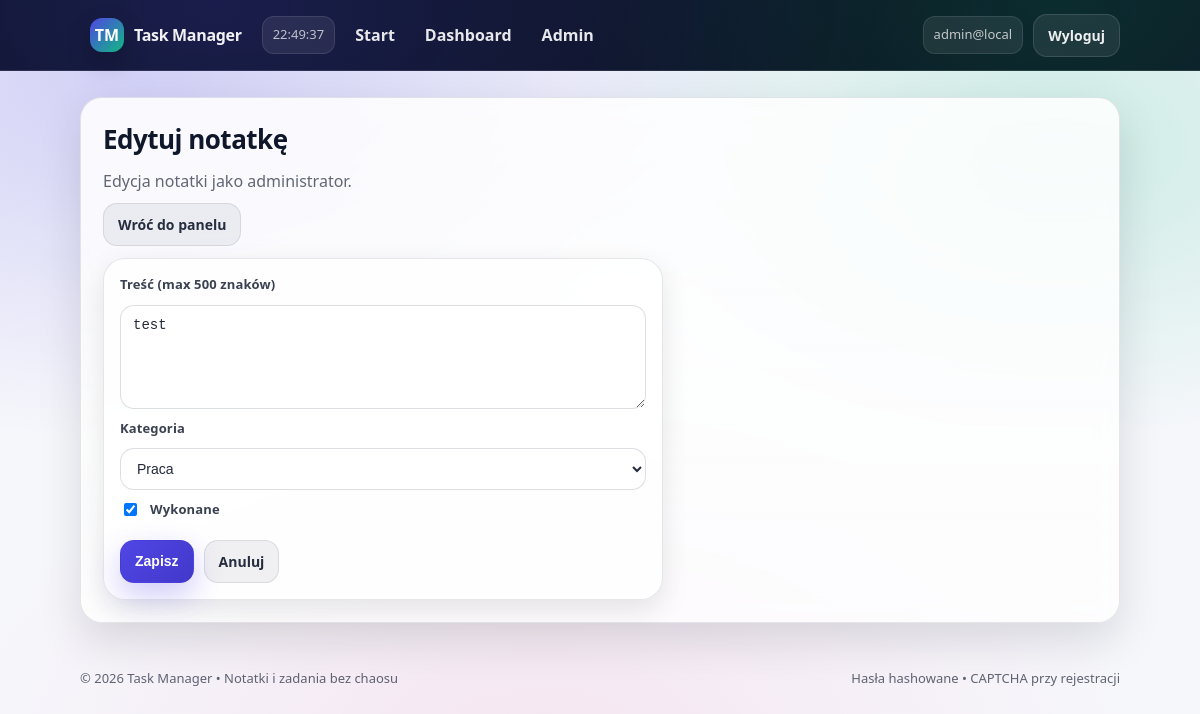
Screenshot of /admin/notes/1/edit (signed in) with the database file from the repository.
### app/models/user.py (models this page shows, shortened)
class User(db.Model, UserMixin):
    __tablename__ = "users"
    id = db.Column(db.Integer, primary_key=True)
    email = db.Column(db.String(120), unique=True, nullable=False)
    password_hash = db.Column(db.String(255), nullable=False)
    role = db.Column(db.String(20), nullable=False, default="user")
    notes = db.relationship(
        "Note",
        back_populates="owner",
        cascade="all, delete-orphan",
        foreign_keys="Note.user_id",
    )
    @property
    def is_admin(self) -> bool:
        return self.role == "admin"

### app/models/note.py (models this page shows, shortened)
class Note(db.Model):
    __tablename__ = "notes"
    id = db.Column(db.Integer, primary_key=True)
    content = db.Column(db.String(500), nullable=False)
    category = db.Column(db.String(20), nullable=False, default="Praca")
    is_done = db.Column(db.Boolean, nullable=False, default=False)
    created_at = db.Column(db.DateTime, nullable=False, default=datetime.utcnow)
    updated_at = db.Column(db.DateTime, nullable=False, default=datetime.utcnow, onupdate=datetime.utcnow)
    user_id = db.Column(db.Integer, db.ForeignKey("users.id"), nullable=False)
    owner = db.relationship("User", back_populates="notes", foreign_keys=[user_id])
    author_id = db.Column(db.Integer, db.ForeignKey("users.id"), nullable=False)
    author = db.relationship("User", foreign_keys=[author_id])

### app/controllers/admin_controller.py (the view, shortened to what this page needs)
@admin_bp.route("/admin/notes/<int:note_id>/edit", methods=["GET", "POST"])
@login_required
@admin_required
def edit_note(note_id: int):
    note = Note.query.get_or_404(note_id)
    return render_template(
        "admin_edit_note.html",
        note=note,
        categories=["Praca", "Studia"],
    )

### app/utils.py (called while the page is built)
def admin_required(view_func):
    @wraps(view_func)
    def wrapper(*args, **kwargs):
        if not current_user.is_authenticated:
            flash("Musisz się zalogować.", "error")
            return redirect(url_for("auth.login"))
        if not current_user.is_admin:
            flash("Brak uprawnień (tylko admin).", "error")
            return redirect(url_for("main.dashboard"))
        return view_func(*args, **kwargs)
    return wrapper

### app/views/templates/admin_edit_note.html (shortened to what this page needs)
{% extends "base.html" %}
{% block content %}
  <h1>Edytuj notatkę</h1>
  <p class="muted">Edycja notatki jako administrator.</p>
  <div class="actions" style="margin-bottom: 12px;">
    <a class="btn btn--soft" href="{{ url_for('admin.panel') }}">Wróć do panelu</a>
  </div>
  <form method="post" class="card">
    <label>Treść (max 500 znaków)</label>
    <textarea name="content" rows="5" maxlength="500" required>{{ note.content }}</textarea>
    <label>Kategoria</label>
    <select name="category" required>
      {% for c in categories %}
        <option value="{{ c }}" {% if note.category == c %}selected{% endif %}>{{ c }}</option>
      {% endfor %}
    </select>
    <label class="inline">
      <input type="checkbox" name="is_done" {% if note.is_done %}checked{% endif %}>
      Wykonane
    </label>
    <div class="actions">
      <button class="btn btn--primary" type="submit">Zapisz</button>
      <a class="btn btn--soft" href="{{ url_for('admin.panel') }}">Anuluj</a>
    </div>
  </form>
{% endblock %}

### app/views/templates/base.html (shortened to what this page needs)
<!doctype html>
<html lang="pl">
<head>
  <link rel="stylesheet" href="{{ url_for('static', filename='style.css', v=10) }}">
</head>
<body>
  <nav class="nav">
    <div class="nav-inner">
      <a class="brand" href="{{ url_for('main.index') }}">
        <span class="brand-badge">TM</span>
        <span class="brand-text">Task Manager</span>
      </a>
      <span class="nav-clock" id="navClock" title="Aktualny czas"></span>
      <a class="nav-link" href="{{ url_for('main.index') }}">Start</a>
      {% if current_user.is_authenticated %}
        <a class="nav-link" href="{{ url_for('main.dashboard') }}">Dashboard</a>
      {% endif %}
      {% if current_user.is_authenticated and current_user.role == "admin" %}
        <a class="nav-link" href="{{ url_for('admin.panel') }}">Admin</a>
      {% endif %}
      {% if current_user.is_authenticated %}
        <span class="nav-user" title="{{ current_user.email }}">
          {{ current_user.email }}
        </span>
        <a class="btn btn--ghost" href="{{ url_for('auth.logout') }}">Wyloguj</a>
      {% else %}
        <a class="btn btn--ghost" href="{{ url_for('auth.login') }}">Zaloguj</a>
        <a class="btn btn--primary" href="{{ url_for('auth.register') }}">Załóż konto</a>
      {% endif %}
    </div>
  </nav>
  <main class="page">
    <div class="container">
      {% block content %}{% endblock %}
    </div>
  </main>
  <footer class="footer">
    <div class="footer-inner">
      <div class="muted">© 2026 Task Manager • Notatki i zadania bez chaosu</div>
      <div class="muted">Hasła hashowane • CAPTCHA przy rejestracji</div>
    </div>
  </footer>
</body>
</html>

### rows the page displays
User: email "admin@local"
Note: content "test", category "Praca", is_done "☑"
